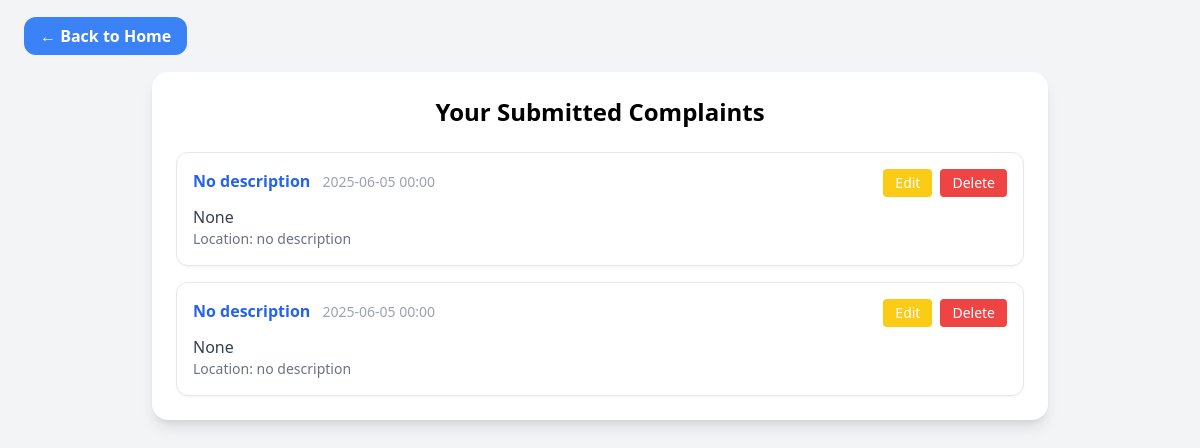
/my_complaints/ (signed in), run on the app's committed database.
### VCRA/models.py (models this page shows, shortened)
class Complaint(models.Model):
    COMPLAINT_CHOICES = [
        ('Noise', 'Noise'),
        ('Pollution', 'Pollution'),
        ('Road damage', 'Road damage'),
        ('Other', 'Other'),
    ]
    STATUS_CHOICES = [
        ('pending', 'Pending'),
        ('accepted', 'Accepted'),
        ('rejected', 'Rejected'),
    ]
    user = models.ForeignKey(User, on_delete=models.CASCADE)
    description = models.TextField()
    complaint_type = models.CharField(max_length=50, choices=COMPLAINT_CHOICES)
    location = models.CharField(max_length=255)
    proof = models.FileField(upload_to='complaints/', null=True, blank=True)
    created_at = models.DateTimeField(auto_now_add=True)
    status = models.CharField(max_length=10, choices=STATUS_CHOICES, default='pending')  # 👈 New

### VCRA/views.py (the view)
# urls.py: path('my_complaints/', views.my_complaints, name='my_complaints'),
@login_required
def my_complaints(request):
    complaints = Complaint.objects.filter(user=request.user)
    return render(request, 'my_complaints.html', {'complaints': complaints})

### VCRA/templates/my_complaints.html (shortened to what this page needs)
<!DOCTYPE html>
<html lang="en">
<head>
  <script src="https://cdn.tailwindcss.com"></script>
</head>
<body class="bg-gray-100 p-6">
  <div class="mb-6">
    <a href="{% url 'homelog' %}" class="bg-blue-500 hover:bg-blue-600 text-white py-2 px-4 rounded-xl font-semibold transition">
      ← Back to Home
    </a>
  </div>
  <div class="max-w-4xl mx-auto bg-white p-6 rounded-2xl shadow-lg">
    <h2 class="text-2xl font-bold mb-6 text-center">Your Submitted Complaints</h2>
    <ul class="space-y-4">
      {% for complaint in complaints %}
        <li class="border p-4 rounded-xl shadow-sm">
          <div class="flex justify-between items-start">
            <div>
              <span class="font-semibold text-blue-600">{{ complaint.complaint_type }}</span>
              <span class="text-gray-400 text-sm ml-2">{{ complaint.created_at|date:"Y-m-d H:i" }}</span>
            </div>
            <div class="flex gap-2">
              <a href="{% url 'edit_complaint' complaint.id %}" class="bg-yellow-400 hover:bg-yellow-500 text-white px-3 py-1 rounded text-sm">Edit</a>
              <a href="{% url 'delete_complaint' complaint.id %}" onclick="return confirm('Are you sure you want to delete this complaint?')" class="bg-red-500 hover:bg-red-600 text-white px-3 py-1 rounded text-sm">Delete</a>
            </div>
          </div>
          <p class="text-gray-700 mt-2">{{ complaint.description }}</p>
          <p class="text-gray-500 text-sm">Location: {{ complaint.location }}</p>
        </li>
      {% empty %}
        <li class="text-center text-gray-500">You haven’t submitted any complaints yet.</li>
      {% endfor %}
    </ul>
  </div>
</body>
</html>

### data on the page
Complaint: complaint_type "No description", created_at "2025-06-05 00:00", description "None", location "no description"
Complaint: complaint_type "No description", created_at "2025-06-05 00:00", description "None", location "no description"
